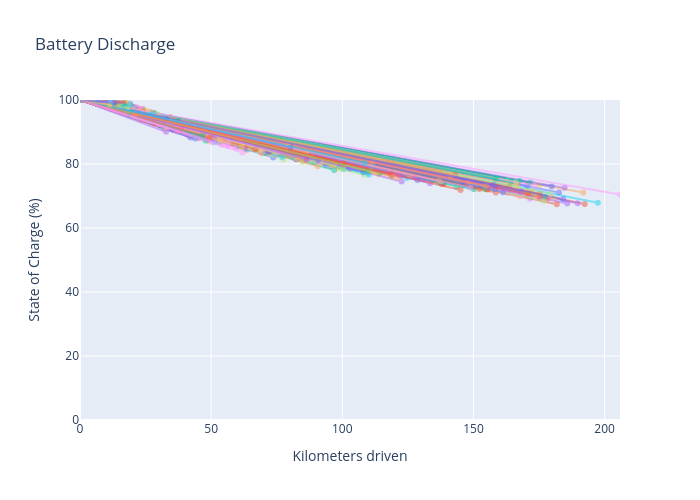

Write notebook code for a chart like this one.
### Code cell
#######################################################
#Visualize delta_soc
trip_data['soc'] = 100
trip_data['end_soc'] = trip_data['soc'] + trip_data['charge'] 


# Max km for x-axis scaling
max_km_driven = trip_data['km_driven'].max()

# --- Matplotlib version ---
fig, ax = plt.subplots(figsize=(7, 6))

for _, row in trip_data.iterrows():
    x_vals = [0, row['km_driven']]
    y_vals = [row['soc'], row['end_soc']]
    ax.plot(x_vals, y_vals, marker='o', alpha=0.6)

ax.set_title('Battery Discharge')
ax.set_xlabel('Kilometers driven')
ax.set_ylabel('State of Charge (%)')
ax.set_xlim(0, max_km_driven)
ax.set_ylim(0, 100)
ax.grid(True)

plt.tight_layout()
plt.show()


# --- Plotly version ---
colors = px.colors.qualitative.Plotly
fig = go.Figure()

for color_idx, (_, row) in enumerate(trip_data.reset_index().iterrows()):
    fig.add_trace(
        go.Scatter(
            x=[0, row['km_driven']],
            y=[row['soc'], row['end_soc']],
            mode='lines+markers',
            opacity=0.5,
            line=dict(color=colors[color_idx % len(colors)], width=2),
            marker=dict(size=6),
            name=f"Trip {row['index']}",
            hovertemplate=(
                f"Trip index: {row['index']}<br>"
                f"SOC start: {row['soc']}%<br>"
                f"SOC end: {row['end_soc']}%<br>"
                f"Km driven: {row['km_driven']} km<br>"
            )
        )
    )

fig.update_xaxes(title_text='Kilometers driven', range=[0, max_km_driven])
fig.update_yaxes(title_text='State of Charge (%)', range=[0, 100])

fig.update_layout(
    title="Battery Discharge",
    height=500,
    width=700,
    showlegend=False,
    hovermode='closest'
)

fig.show()
